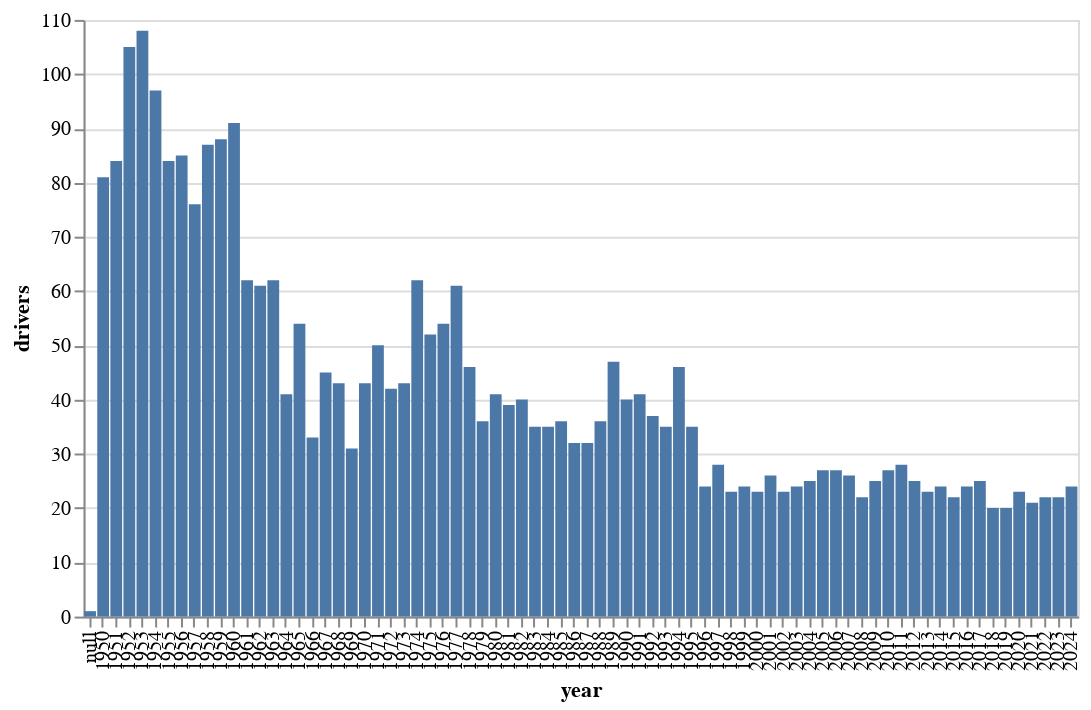

Notebook source saved alongside this figure:
### Code cell
alt.Chart(
    df.group_by('year').agg(pl.col('driverId').unique().len().alias('drivers')),
    width=500
).mark_bar().encode(
    alt.X('year:N'),
    alt.Y('drivers:Q')
)

### Figure 1 — Vega-Lite specification as saved in the notebook (floating-point values rounded to 4 significant figures)
{"config": {"view": {"continuousWidth": 300, "continuousHeight": 300}}, "data": {"name": "data-0b612282c23fccf0a032534d07ff9935"}, "mark": {"type": "bar"}, "encoding": {"x": {"field": "year", "type": "nominal"}, "y": {"field": "drivers", "type": "quantitative"}}, "width": 500, "$schema": "https://vega.github.io/schema/vega-lite/v5.8.0.json", "datasets": {"data-0b612282c23fccf0a032534d07ff9935": [{"year": null, "drivers": 1}, {"year": 1989.0, "drivers": 47}, {"year": 2014.0, "drivers": 24}, {"year": 1992.0, "drivers": 37}, {"year": 1970.0, "drivers": 43}, {"year": 2011.0, "drivers": 28}, {"year": 1967.0, "drivers": 45}, {"year": 1986.0, "drivers": 32}, {"year": 1964.0, "drivers": 41}, {"year": 2008.0, "drivers": 22}, {"year": 2005.0, "drivers": 27}, {"year": 1983.0, "drivers": 35}, {"year": 1961.0, "drivers": 62}, {"year": 2024.0, "drivers": 24}, {"year": 2002.0, "drivers": 23}, {"year": 1977.0, "drivers": 61}, {"year": 1980.0, "drivers": 41}, {"year": 1999.0, "drivers": 24}, {"year": 1958.0, "drivers": 87}, {"year": 2021.0, "drivers": 21}, {"year": 1996.0, "drivers": 24}, {"year": 1955.0, "drivers": 84}, {"year": 2018.0, "drivers": 20}, {"year": 1974.0, "drivers": 62}, {"year": 1952.0, "drivers": 105}, {"year": 1971.0, "drivers": 50}, {"year": 2012.0, "drivers": 25}, {"year": 1993.0, "drivers": 35}, {"year": 2015.0, "drivers": 22}, {"year": 2009.0, "drivers": 25}, {"year": 1987.0, "drivers": 32}, {"year": 1965.0, "drivers": 54}, {"year": 1968.0, "drivers": 43}, {"year": 1990.0, "drivers": 40}, {"year": 1962.0, "drivers": 61}, {"year": 2006.0, "drivers": 27}, {"year": 1984.0, "drivers": 35}, {"year": 2000.0, "drivers": 23}, {"year": 2003.0, "drivers": 24}, {"year": 1959.0, "drivers": 88}, {"year": 2022.0, "drivers": 22}, {"year": 1981.0, "drivers": 39}, {"year": 1975.0, "drivers": 52}, {"year": 1956.0, "drivers": 85}, {"year": 1978.0, "drivers": 46}, {"year": 1997.0, "drivers": 28}, {"year": 1953.0, "drivers": 108}, {"year": 2019.0, "drivers": 20}, {"year": 1972.0, "drivers": 42}, {"year": 1994.0, "drivers": 46}, {"year": 2016.0, "drivers": 24}, {"year": 1950.0, "drivers": 81}, {"year": 1969.0, "drivers": 31}, {"year": 1988.0, "drivers": 36}, {"year": 1966.0, "drivers": 33}, {"year": 1991.0, "drivers": 41}, {"year": 2010.0, "drivers": 27}, {"year": 2013.0, "drivers": 23}, {"year": 1963.0, "drivers": 62}, {"year": 1985.0, "drivers": 36}, {"year": 2007.0, "drivers": 26}, {"year": 2023.0, "drivers": 22}, {"year": 2004.0, "drivers": 25}, {"year": 1982.0, "drivers": 40}, {"year": 1960.0, "drivers": 91}, {"year": 1957.0, "drivers": 76}, {"year": 1979.0, "drivers": 36}, {"year": 1976.0, "drivers": 54}, {"year": 2001.0, "drivers": 26}, {"year": 1954.0, "drivers": 97}, {"year": 2020.0, "drivers": 23}, {"year": 1998.0, "drivers": 23}, {"year": 1995.0, "drivers": 35}, {"year": 2017.0, "drivers": 25}, {"year": 1951.0, "drivers": 84}, {"year": 1973.0, "drivers": 43}]}}
